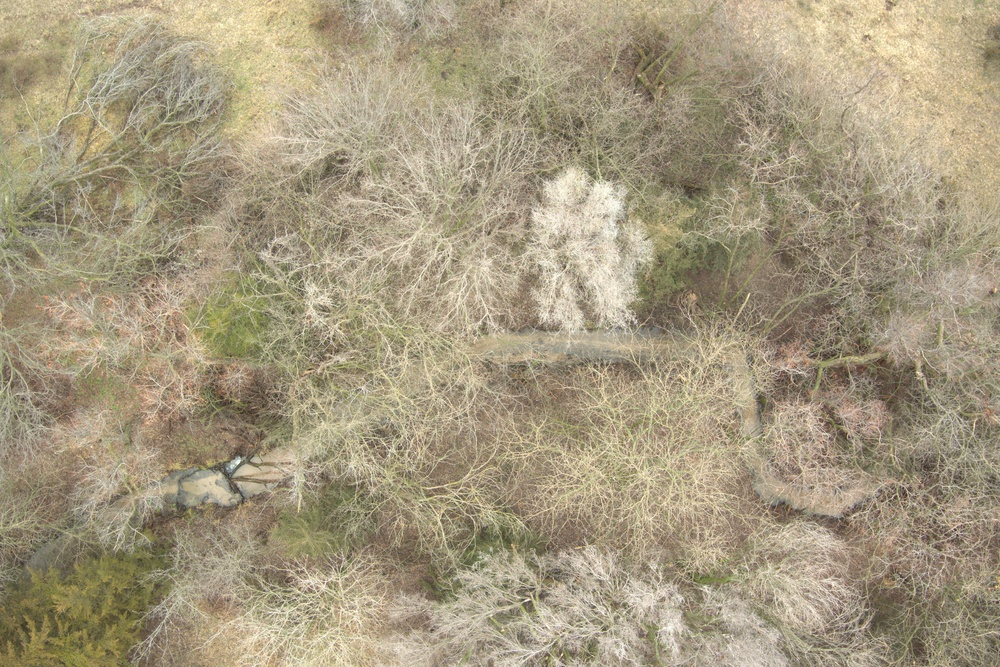
#> input picture src/seasonal_data/feb/evaluation/raw/tree/image_177.jpg, 1000 x 667 px, shrunk from 2736 x 1824 before the run, found by its file name; its folder holds only this picture in this run
$ python complexityofimage.py
#> lines starting #> are read from the running program, lines starting #| are printed output that depends on the picture
#> in load_image, image is the input picture: PIL image 1000x667 RGB; mean R, G, B 165.3, 153.6, 127.2
#> in load_image, `image = cv2.resize(image, (0, 0), fx=scale_factor, fy=scale_factor)`:
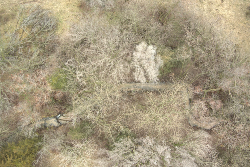
#> image: shape (167, 250, 3); mean R, G, B 165.4, 153.8, 127.3
import os
import numpy as np
from sklearn.cluster import KMeans
from collections import Counter
import math
from PIL import Image
import matplotlib
matplotlib.use('Agg')  # Use the 'Agg' backend, which doesn't require a GUI
import matplotlib.pyplot as plt
from joblib import Parallel, delayed
import cv2
from skimage.filters import sobel
from scipy.stats import entropy


def calculate_entropy(image):

    hist, _ = np.histogram(image, bins=256, range=(0, 256), density=True)
    hist = hist[hist > 0]
    return entropy(hist)

def edge_based_entropy(image_path):

    image = cv2.imread(image_path, cv2.IMREAD_GRAYSCALE)
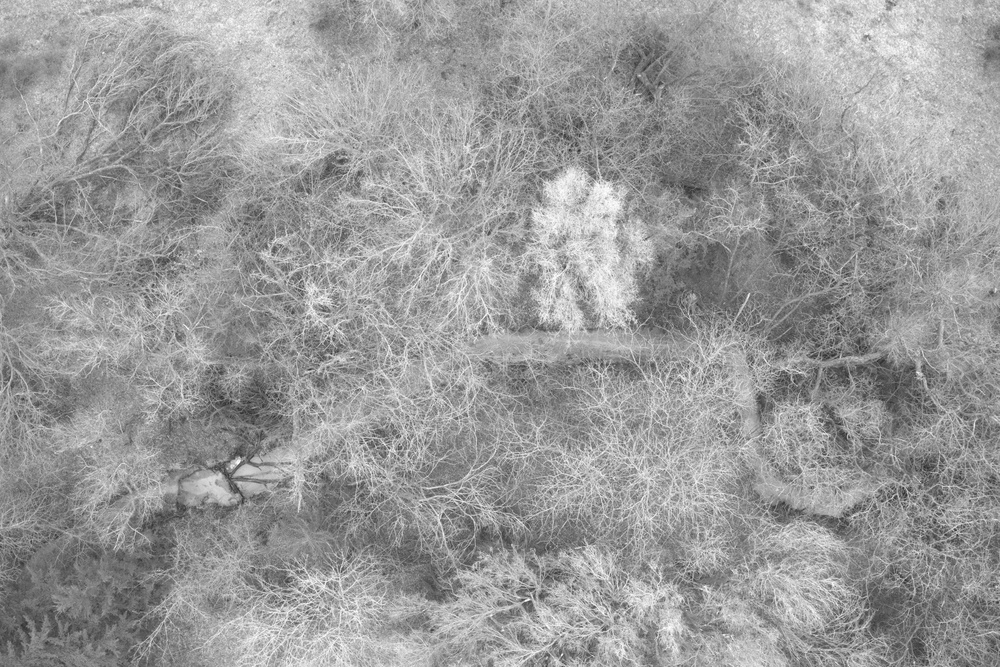
#> image: shape (667, 1000); min 40, max 255, mean 154.1
    edges = sobel(image)
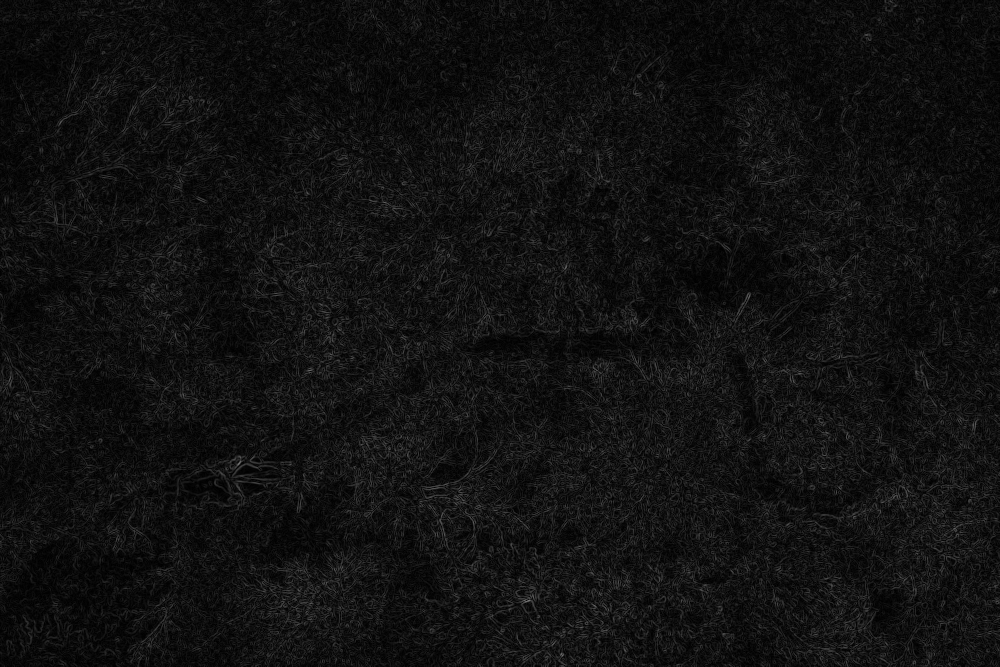
#> edges: shape (667, 1000) float64; min 0, max 0.46, mean 0.0673
    edges = (edges * 255).astype(np.uint8)
    image_entropy = calculate_entropy(edges)
#> in calculate_entropy, `hist, _ = np.histogram(image, bins=256, range=(0, 256), density=True)`: hist = 256 values, max 0.0445 at index 9, min 0 at index 101, mean 0.00391
#> in calculate_entropy, `hist = hist[hist > 0]`: hist = 108 values, max 0.0445 at index 9, min 1.5e-06 at index 88, mean 0.00926
#> image_entropy = 3.67
    return image_entropy

def MDL_Cluster(D, K_max=10):

    best_DL = float('inf')
    best_A = None
    for K in range(1, K_max + 1):
        kmeans = KMeans(n_clusters=K, n_init=10, max_iter=100, random_state=0)
        kmeans.fit(D)
        labels = kmeans.labels_
        centers = kmeans.cluster_centers_
        DL = -np.sum(np.log(np.max(kmeans.transform(D), axis=1)))
        if DL < best_DL:
            best_A = labels
            best_DL = DL
    return best_A

def Signatures_Entropy(S):
    bin_counts = Counter(map(tuple, S))
    total = sum(bin_counts.values())
    entropy = -sum((count / total) * math.log(count / total) for count in bin_counts.values())
    return entropy

def extract_patches(A, m, i, j):
    patch = A[i:i+m, j:j+m].flatten()
    signature = Counter(patch)
    signature_vector = [signature.get(k, 0) for k in range(np.max(A) + 1)]
    return signature_vector

def Compute_Patch_Signatures(X, m, K_max):
    H, W, _ = X.shape
    A = MDL_Cluster(X.reshape(-1, X.shape[-1]), K_max)
    A = A.reshape(H, W)
    B = Parallel(n_jobs=-1)(delayed(extract_patches)(A, m, i, j) for i in range(H - m + 1) for j in range(W - m + 1))
    B = np.array(B).reshape(H - m + 1, W - m + 1, -1)
    return A, B

def Complexity(X, scales, K_max):
    total_complexity = 0
    all_A = []
    signature_entropies = []
    for m in scales:
        A, X = Compute_Patch_Signatures(X, m, K_max)
        sig_entropy = Signatures_Entropy(X.reshape(-1, X.shape[-1]))
        total_complexity += sig_entropy
        signature_entropies.append(sig_entropy)
        all_A.append(A)
    return total_complexity, all_A, signature_entropies

def load_image(image_path, scale_factor=0.25):
    image = Image.open(image_path)
    image = image.convert('RGB')
    image = np.array(image)
    image = cv2.resize(image, (0, 0), fx=scale_factor, fy=scale_factor)
    return image

def visualize_clustering(image, all_A, scales, output_folder, filename):
    fig, axes = plt.subplots(1, len(scales) + 1, figsize=(20, 5))
    axes[0].imshow(image)
    axes[0].set_title('Original Image')
    axes[0].axis('off')

    for i, (A, m) in enumerate(zip(all_A, scales)):
        axes[i + 1].imshow(A, cmap='viridis')
        axes[i + 1].set_title(f'Clustering at Scale {m}')
        axes[i + 1].axis('off')

    plt.savefig(os.path.join(output_folder, f'{filename}_clustering.png'))
    plt.close('all')  # Close the figure explicitly


if __name__ == "__main__":
    image_folder = '/home/minjilee/Desktop/seasonaldata/feb/evaluation/raw/tree'
    output_folder = '/home/minjilee/Desktop/seasonaldata/feb/evaluation/complexity'
    os.makedirs(output_folder, exist_ok=True)

    scales = [4, 8, 16, 32]
    K_max = 5

    results = []

    for image_filename in os.listdir(image_folder):
        image_path = os.path.join(image_folder, image_filename)
        image = load_image(image_path, scale_factor=0.25)

        edge_entropy = edge_based_entropy(image_path)
#> edge_entropy = 3.67
        complexity, all_A, signature_entropies = Complexity(image, scales, K_max)
#> the loop in Complexity, `for m in scales:` made 4 passes
#> (total in Signatures_Entropy, entropy in Signatures_Entropy, sig_entropy, total_complexity) on passes 1 to 4: (40508, 6.59, 6.59, 6.59), (37680, 8.22, 8.22, 14.81), (31950, 9.59, 9.59, 24.41), (21534, 9.82, 9.82, 34.22)
#> pass 1, in Compute_Patch_Signatures, `A = A.reshape(H, W)`:
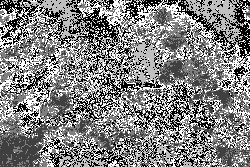
#> A: shape (167, 250) int32; min 0, max 4, mean 2.05; drawn with min black and max white
#> pass 2, in Compute_Patch_Signatures (call 2), `A = A.reshape(H, W)`:
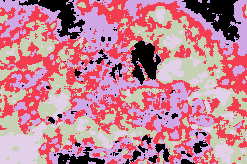
#> A: shape (164, 247) int32; 5 distinct labels, from 0 to 4; one colour per label, 0 black
#> pass 3, in Compute_Patch_Signatures (call 3), `A = A.reshape(H, W)`:
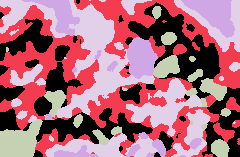
#> A: shape (157, 240) int32; 5 distinct labels, from 0 to 4; one colour per label, 0 black
#> after the loop in Complexity, `for m in scales:`: all_A = 4 items; signature_entropies = [6.59, 8.22, 9.59, 9.82]; total_complexity = 34.22
#> complexity = 34.22; all_A = 4 items; signature_entropies = [6.59, 8.22, 9.59, 9.82]

        result = {
            "filename": image_filename,
            "edge_entropy": f"{edge_entropy:.4f}",
            "total_complexity": f"{complexity:.4f}",
            "signature_entropies": {scale: f"{entropy:.4f}" for scale, entropy in zip(scales, signature_entropies)}
        }
        results.append(result)

        with open(os.path.join(output_folder, f'results_{image_filename}.txt'), 'w') as f:
            f.write(f"Edge-based Entropy: {result['edge_entropy']}\n")
            f.write(f"Total complexity (MDL Clustering): {result['total_complexity']}\n")
            for scale, sig_entropy in result["signature_entropies"].items():
                f.write(f"Patch-based Signature Entropy at scale {scale}: {sig_entropy}\n")
#> this loop made 4 passes
#> (scale, sig_entropy) on passes 1 to 4: (4, '6.5893'), (8, '8.2248'), (16, '9.5915'), (32, '9.8164')

        visualize_clustering(image, all_A, scales, output_folder, os.path.splitext(image_filename)[0])
#> the loop in visualize_clustering, `for i, (A, m) in enumerate(zip(all_A, scales)):` made 4 passes
#> m on passes 1 to 4: 4, 8, 16, 32
#> in visualize_clustering, `plt.savefig(os.path.join(output_folder, f'{filename}_clustering.png'))`:
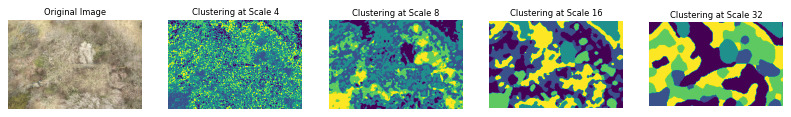
#> figure drawn by matplotlib, 5 panels

$ run again, on src/seasonal_data/feb/evaluation/raw/tree/image_185.jpg
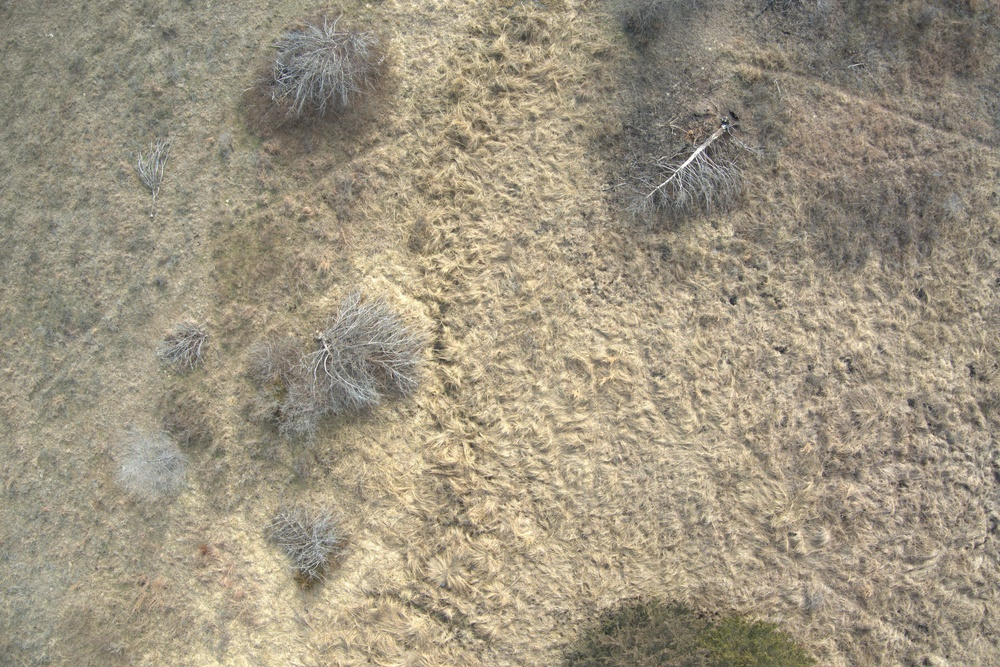
#> input picture src/seasonal_data/feb/evaluation/raw/tree/image_185.jpg, 1000 x 667 px, shrunk from 2736 x 1824 before the run, found by its file name
#> in load_image, image is the input picture: PIL image 1000x667 RGB; mean R, G, B 158.5, 148.8, 129.2
#> in edge_based_entropy, `edges = sobel(image)`:
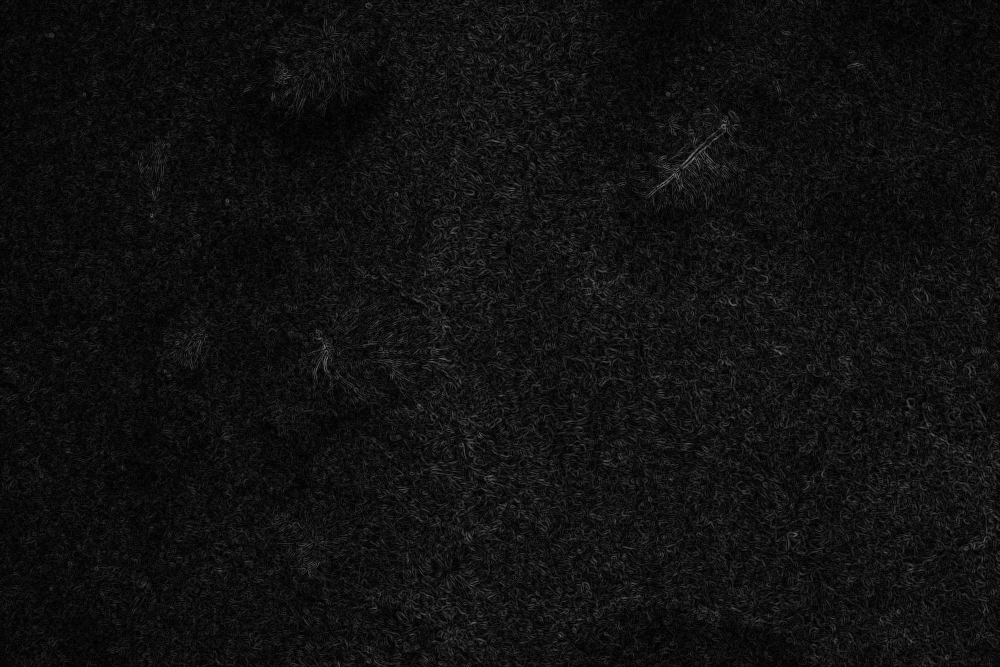
#> edges: shape (667, 1000) float64; min 0, max 0.519, mean 0.0667
#> in calculate_entropy, `hist, _ = np.histogram(image, bins=256, range=(0, 256), density=True)`: hist = 256 values, max 0.0452 at index 10, min 0 at index 106, mean 0.00391
#> in calculate_entropy, `hist = hist[hist > 0]`: hist = 117 values, max 0.0452 at index 10, min 1.5e-06 at index 108, mean 0.00855
#> image_entropy = 3.65
#> the loop in Complexity, `for m in scales:` made 4 passes
#> (total in Signatures_Entropy, entropy in Signatures_Entropy, sig_entropy, total_complexity) on passes 1 to 4: (40508, 6.71, 6.71, 6.71), (37680, 8.32, 8.32, 15.03), (31950, 9.04, 9.04, 24.07), (21534, 9.41, 9.41, 33.49)
#> pass 3, in Compute_Patch_Signatures (call 3), `A = A.reshape(H, W)`:
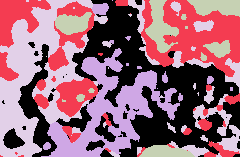
#> A: shape (157, 240) int32; 5 distinct labels, from 0 to 4; one colour per label, 0 black
#> after the loop in Complexity, `for m in scales:`: all_A = 4 items; signature_entropies = [6.71, 8.32, 9.04, 9.41]; total_complexity = 33.49
#> `complexity, all_A, signature_entropies = Complexity(image, scales, K_m..`: all_A = 4 items; signature_entropies = [6.71, 8.32, 9.04, 9.41]
#> the loop `for scale, sig_entropy in result["signature_entropies"].items():` made 4 passes
#> (scale, sig_entropy) on passes 1 to 4: (4, '6.7139'), (8, '8.3154'), (16, '9.0449'), (32, '9.4135')
#> the loop in visualize_clustering, `for i, (A, m) in enumerate(zip(all_A, scales)):` made 4 passes
#> m on passes 1 to 4: 4, 8, 16, 32

$ run again, on src/seasonal_data/feb/evaluation/raw/tree/image_187.jpg
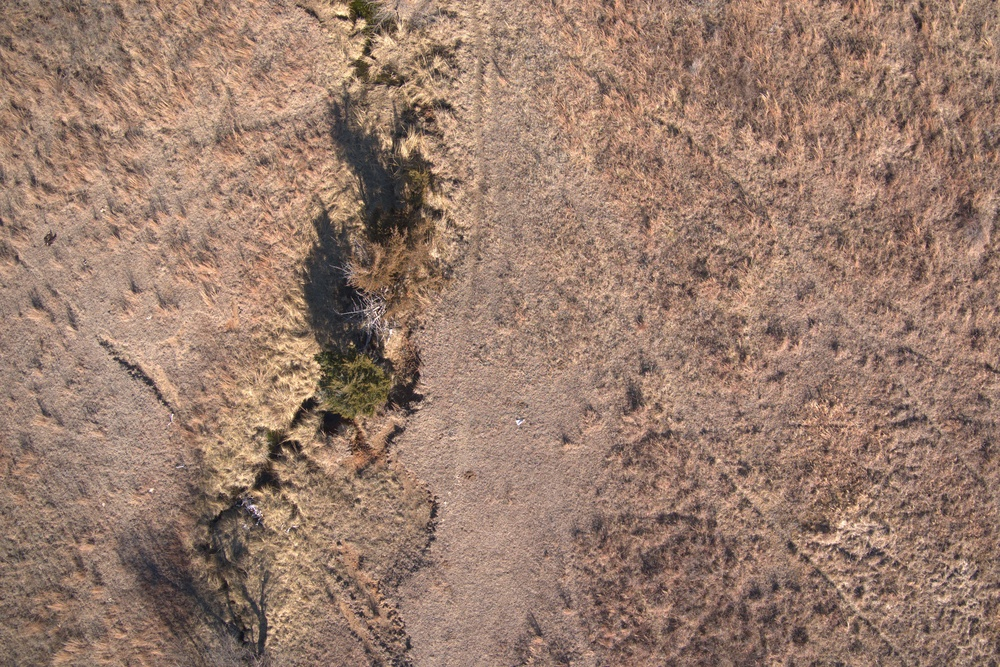
#> input picture src/seasonal_data/feb/evaluation/raw/tree/image_187.jpg, 1000 x 667 px, shrunk from 2736 x 1824 before the run, found by its file name
#> in load_image, image is the input picture: PIL image 1000x667 RGB; mean R, G, B 153.3, 124.6, 109.1
#> in edge_based_entropy, `edges = sobel(image)`:
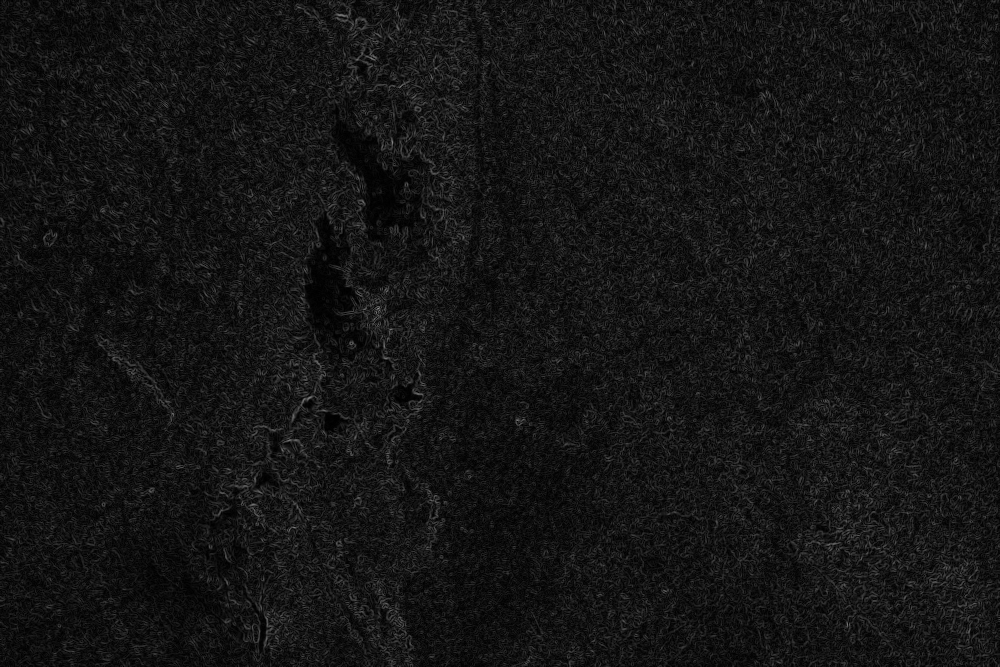
#> edges: shape (667, 1000) float64; min 0, max 0.574, mean 0.0821
#> in calculate_entropy, `hist, _ = np.histogram(image, bins=256, range=(0, 256), density=True)`: hist = 256 values, max 0.0357 at index 15, min 0 at index 123, mean 0.00391
#> in calculate_entropy, `hist = hist[hist > 0]`: hist = 126 values, max 0.0357 at index 15, min 1.5e-06 at index 110, mean 0.00794
#> image_entropy = 3.84
#> the loop in Complexity, `for m in scales:` made 4 passes
#> (total in Signatures_Entropy, entropy in Signatures_Entropy, sig_entropy, total_complexity) on passes 1 to 4: (40508, 6.81, 6.81, 6.81), (37680, 8.82, 8.82, 15.63), (31950, 9.38, 9.38, 25.01), (21534, 9.48, 9.48, 34.49)
#> pass 3, in Compute_Patch_Signatures (call 3), `A = A.reshape(H, W)`:
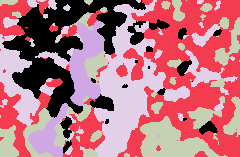
#> A: shape (157, 240) int32; 5 distinct labels, from 0 to 4; one colour per label, 0 black
#> after the loop in Complexity, `for m in scales:`: all_A = 4 items; signature_entropies = [6.81, 8.82, 9.38, 9.48]; total_complexity = 34.49
#> `complexity, all_A, signature_entropies = Complexity(image, scales, K_m..`: all_A = 4 items; signature_entropies = [6.81, 8.82, 9.38, 9.48]
#> the loop `for scale, sig_entropy in result["signature_entropies"].items():` made 4 passes
#> (scale, sig_entropy) on passes 1 to 4: (4, '6.8076'), (8, '8.8250'), (16, '9.3781'), (32, '9.4826')
#> the loop in visualize_clustering, `for i, (A, m) in enumerate(zip(all_A, scales)):` made 4 passes
#> m on passes 1 to 4: 4, 8, 16, 32

$ run again, on src/seasonal_data/feb/evaluation/raw/tree/image_193.jpg
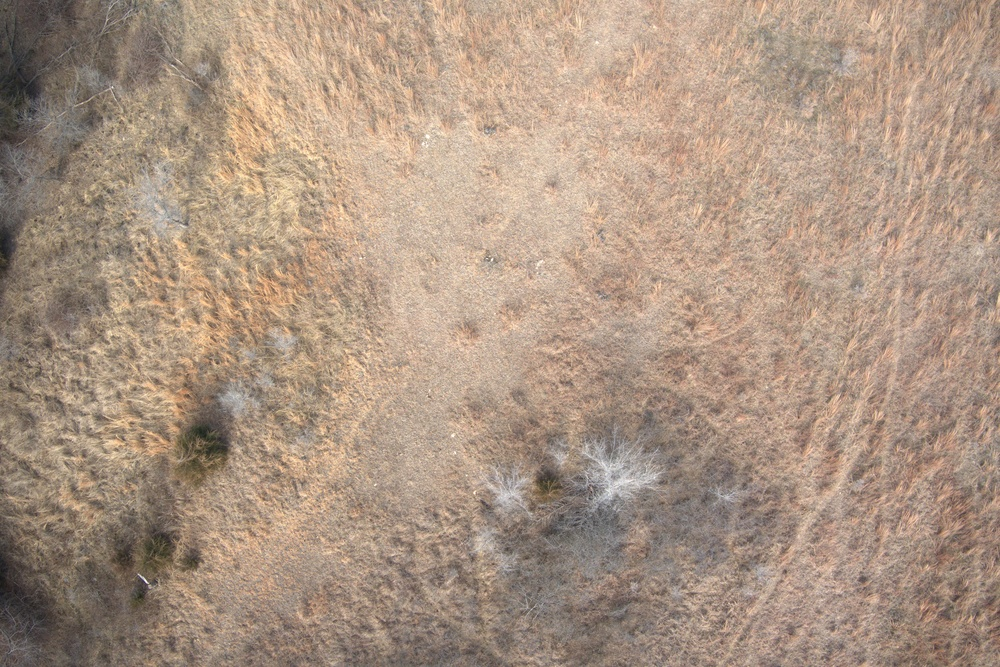
#> input picture src/seasonal_data/feb/evaluation/raw/tree/image_193.jpg, 1000 x 667 px, shrunk from 2736 x 1824 before the run, found by its file name
#> in load_image, image is the input picture: PIL image 1000x667 RGB; mean R, G, B 171.3, 149.1, 131.2
#> in calculate_entropy, `hist, _ = np.histogram(image, bins=256, range=(0, 256), density=True)`: hist = 256 values, max 0.055 at index 9, min 0 at index 82, mean 0.00391
#> in calculate_entropy, `hist = hist[hist > 0]`: hist = 100 values, max 0.055 at index 9, min 1.5e-06 at index 77, mean 0.01
#> image_entropy = 3.42
#> the loop in Complexity, `for m in scales:` made 4 passes
#> (total in Signatures_Entropy, entropy in Signatures_Entropy, sig_entropy, total_complexity) on passes 1 to 4: (40508, 5.67, 5.67, 5.67), (37680, 6.45, 6.45, 12.12), (31950, 7.23, 7.23, 19.35), (21534, 9.02, 9.02, 28.37)
#> pass 3, in Compute_Patch_Signatures (call 3), `A = A.reshape(H, W)`:
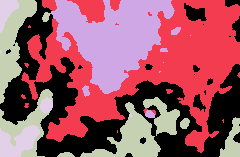
#> A: shape (157, 240) int32; 5 distinct labels, from 0 to 4; one colour per label, 0 black
#> after the loop in Complexity, `for m in scales:`: all_A = 4 items; signature_entropies = [5.67, 6.45, 7.23, 9.02]; total_complexity = 28.37
#> `complexity, all_A, signature_entropies = Complexity(image, scales, K_m..`: all_A = 4 items; signature_entropies = [5.67, 6.45, 7.23, 9.02]
#> the loop `for scale, sig_entropy in result["signature_entropies"].items():` made 4 passes
#> (scale, sig_entropy) on passes 1 to 4: (4, '5.6710'), (8, '6.4485'), (16, '7.2289'), (32, '9.0244')
#> the loop in visualize_clustering, `for i, (A, m) in enumerate(zip(all_A, scales)):` made 4 passes
#> m on passes 1 to 4: 4, 8, 16, 32
